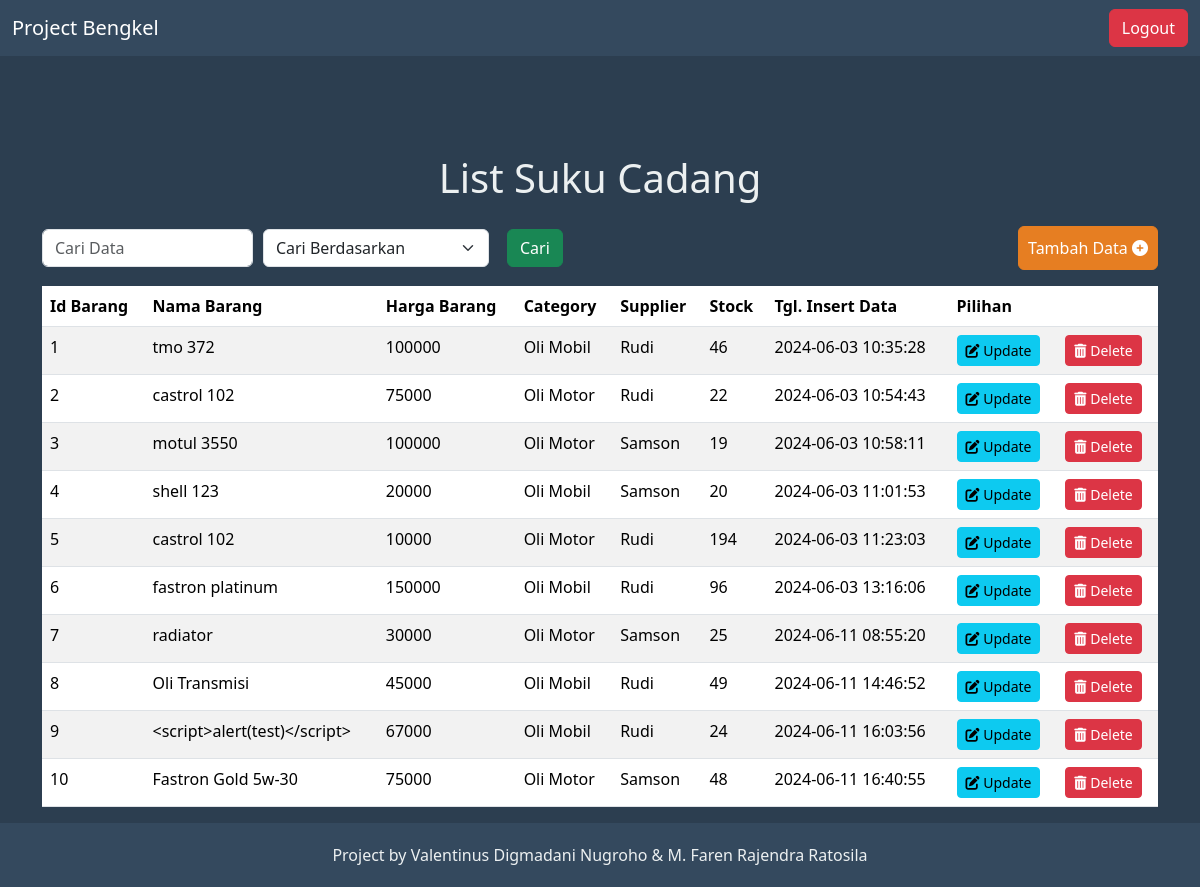
/ (signed in), run on an earlier commit of the app's database.
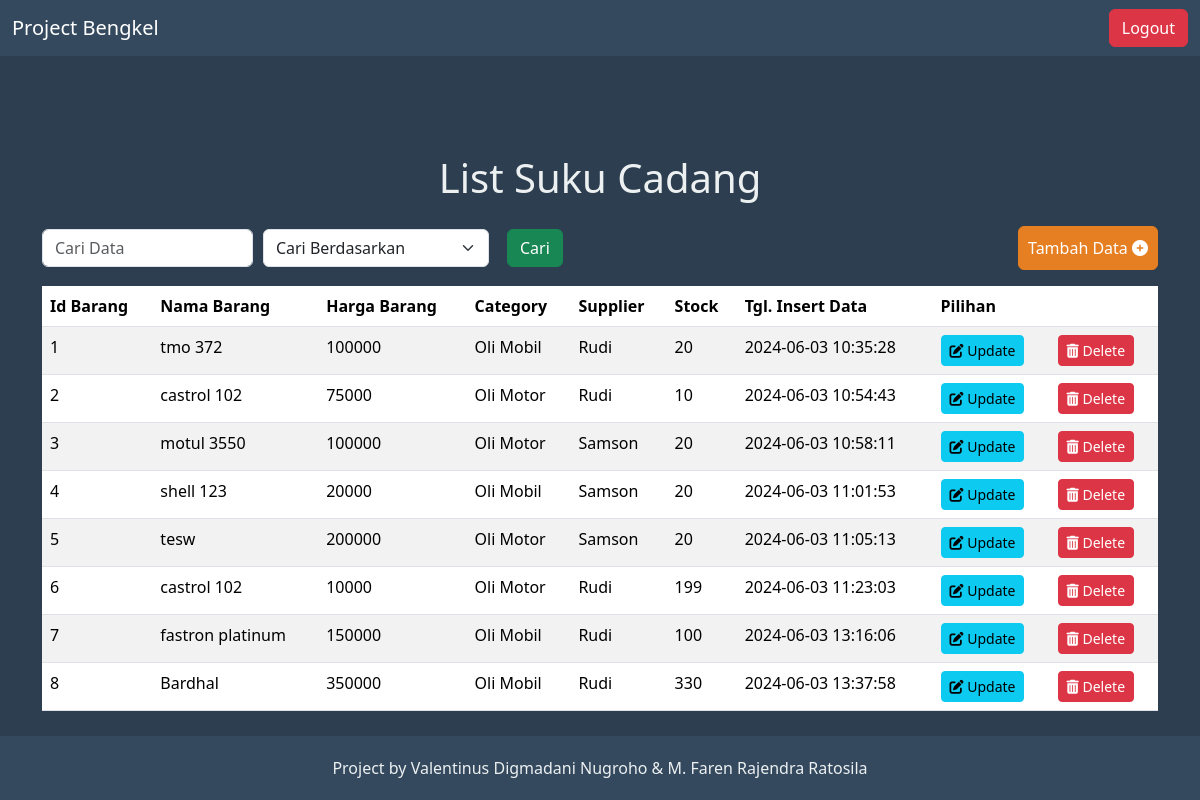
And on a later commit of the database.
### tables this page shows
CREATE TABLE `products` (
  `id` int(11) NOT NULL,
  `name` varchar(100) DEFAULT NULL,
  `price` decimal(10,0) DEFAULT NULL,
  `id_category` int(11) NOT NULL,
  `id_supplier` int(11) NOT NULL,
  `stock` varchar(10) DEFAULT NULL,
  `created_at` datetime DEFAULT NULL,
  `updated_at` datetime DEFAULT NULL,
  `deleted_at` datetime DEFAULT NULL
);

CREATE TABLE `categories` (
  `id` int(11) NOT NULL,
  `name` varchar(100) DEFAULT NULL
);

CREATE TABLE `supplier` (
  `id_supplier` int(11) NOT NULL,
  `nama_supplier` varchar(100) NOT NULL
);

### index.php (the view, shortened to what this page needs)
<!doctype html>
<html lang="en">
<head>
    <link href="https://cdn.jsdelivr.net/npm/bootstrap@5.3.3/dist/css/bootstrap.min.css" rel="stylesheet">
    <link href="https://cdnjs.cloudflare.com/ajax/libs/font-awesome/6.0.0-beta1/css/all.min.css" rel="stylesheet">
</head>
<body>
<nav class="navbar navbar-expand-lg navbar-dark">
    <div class="container-fluid">
        <a class="navbar-brand" href="#">Project Bengkel</a>
        <div class="collapse navbar-collapse" id="navbarNav">
            <ul class="navbar-nav ms-auto">
                <li class="nav-item">
                    <a class="btn btn-danger" href="logout.php" onclick="confirmLogout(event)">Logout</a>
                </li>
            </ul>
        </div>
    </div>
</nav>
<div class="container">
    <h1 class="text-center mt-5 mb-4">List Suku Cadang</h1>
    <div class="row mb-3">
        <div class="d-flex justify-content-between align-items-center">
            <form action="" method="get" class="d-flex align-items-center">
                <input class="form-control" placeholder="Cari Data" name="search"/>
                <select name="search_by" class="form-select">
                    <option value="">Cari Berdasarkan</option>
                </select>
                <button type="submit" class="btn btn-success mx-2">Cari</button>
            </form>
            <a href="insert.php" class="btn btn-success btn-custom">Tambah Data <i class="fas fa-plus-circle"></i></a>
        </div>
    </div>
    <table class="table table-striped table-hover">
        <thead>
        <tr>
            <th>Id Barang</th>
            <th>Nama Barang</th>
            <th>Harga Barang</th>
            <th>Category</th>
            <th>Supplier</th>
            <th>Stock</th>
            <th>Tgl. Insert Data</th>
            <th colspan="2">Pilihan</th>
        </tr>
        </thead>
        <tbody>
        <?php
        $db = new ConfigDB();
        $conn = $db->connect();
        $searchCondition = "";
        $query = "SELECT a.id, a.name, a.price, a.stock, a.created_at, b.name as category_name, c.nama_supplier as supplier_name
                  FROM products a
                  LEFT JOIN categories b ON a.id_category = b.id
                  LEFT JOIN supplier c ON a.id_supplier = c.id_supplier
                  WHERE a.deleted_at IS NULL $searchCondition";
        $result = $conn->query($query);
        $totalRows = $result->num_rows;
        if ($totalRows > 0) {
            foreach ($result as $key => $row) {
                echo "<tr>";
                echo "<td>".($key + 1)."</td>";
                echo "<td>".$row['name']."</td>";
                echo "<td>".$row['price']."</td>";
                echo "<td>".$row['category_name']."</td>";
                echo "<td>".$row['supplier_name']."</td>";
                echo "<td>".$row['stock']."</td>";
                echo "<td>".$row['created_at']."</td>";
                echo "<td><a class='btn btn-sm btn-info' href='update.php?id=".$row['id']."'><i class='fas fa-edit'></i> Update</a></td>";
                echo "<td><a class='btn btn-sm btn-danger' href='index.php?delete=".$row['id']."' onclick='return confirm(\"Apakah Anda yakin ingin menghapus data?\")'><i class='fas fa-trash-alt'></i> Delete</a></td>";
                echo "</tr>";
            }
        } else {
            echo "<tr><td colspan='8' class='text-center'>No Data</td></tr>";
        }
        ?>
        </tbody>
    </table>
</div>
<footer class="text-center">Project by Valentinus Digmadani Nugroho & M. Faren Rajendra Ratosila</footer>
</body>
</html>

### index.php (style rules this page uses)
body { background:url('https://th.bing.com/th/id/OIP.tljD9WAkwObrX_SlS12V0QHaEK?rs=1&pid=ImgDetMain') no-repeat center center fixed; background-size: cover; background-color: #2c3e50; color: #ecf0f1; display: flex; flex-direction: column; min-height: 100vh; }
.container { flex: 1; padding-top: 50px; }
.navbar { background-color: #34495e; }
footer { background-color: #34495e; padding: 20px; width: 100%; color: #ecf0f1; margin-top: auto; }
.table { background-color: #ecf0f1; color: #2c3e50; }
.btn-custom { background-color: #e67e22; padding: 9px; border-color: #e67e22; }
.form-control, .form-select { margin-right: 10px; }

What changed in the data, as far as the page shows it:
removed products: name "radiator", price "30000", id_category.name "Oli Motor", id_supplier.nama_supplier "Samson", stock "25", created_at "2024-06-11 08:55:20"
removed products: name "Oli Transmisi", price "45000", id_category.name "Oli Mobil", id_supplier.nama_supplier "Rudi", stock "49", created_at "2024-06-11 14:46:52"
removed products: name "<script>alert(test)</script>", price "67000", id_category.name "Oli Mobil", id_supplier.nama_supplier "Rudi", stock "24", created_at "2024-06-11 16:03:56"
removed products: name "Fastron Gold 5w-30", price "75000", id_category.name "Oli Motor", id_supplier.nama_supplier "Samson", stock "48", created_at "2024-06-11 16:40:55"
changed products "tmo 372": stock "46" → "20"
changed products (number 2 of 8 on the later page): stock "22" → "10"
changed products "motul 3550": stock "19" → "20"
now on this page (row edited): products: name "tesw", price "200000", id_category.name "Oli Motor", id_supplier.nama_supplier "Samson", stock "20", created_at "2024-06-03 11:05:13"
changed products (number 6 of 8 on the later page): stock "194" → "199"
changed products "fastron platinum": stock "96" → "100"
now on this page (row edited): products: name "Bardhal", price "350000", id_category.name "Oli Mobil", id_supplier.nama_supplier "Rudi", stock "330", created_at "2024-06-03 13:37:58"
